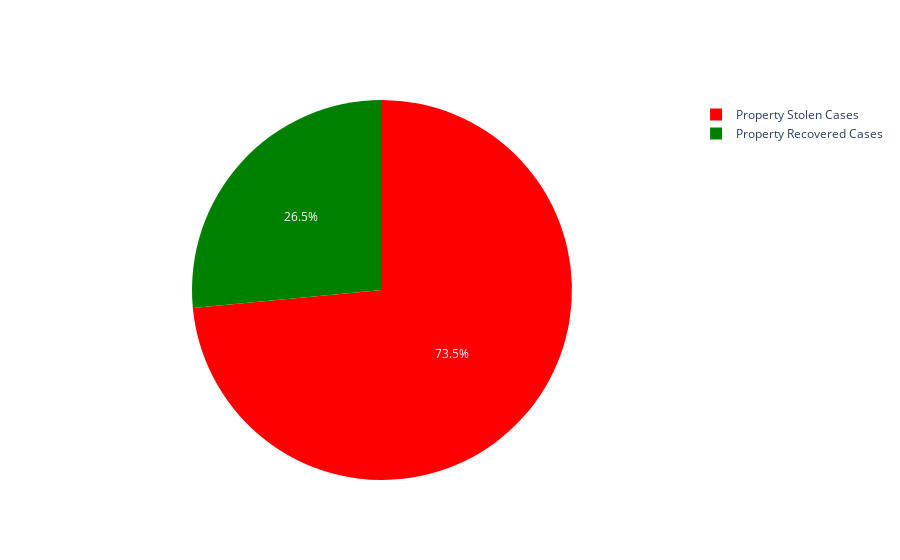

Notebook code for this chart:
### Code cell
import pandas as pd
import plotly.graph_objs as go
prop_theft_recovered = property['Cases_Property_Recovered'].sum()
prop_theft_stolen = property['Cases_Property_Stolen'].sum()

prop_group = ['Property Stolen Cases','Property Recovered Cases']
prop_vals = [prop_theft_stolen,prop_theft_recovered]

colors = ['red','green']

fig = go.Figure(data=[go.Pie(labels=prop_group, values=prop_vals,sort=False,
                            marker=dict(colors=colors),textfont_size=12)])

fig.show()

### Figure 1 — Plotly figure (JSON) as saved in the notebook; plotly's stock layout.template omitted (floating-point values rounded to 4 significant figures)
{"data": [{"labels": ["Property Stolen Cases", "Property Recovered Cases"], "marker": {"colors": ["red", "green"]}, "sort": false, "textfont": {"size": 12}, "type": "pie", "values": [8374162, 3019353]}], "layout": {}}
